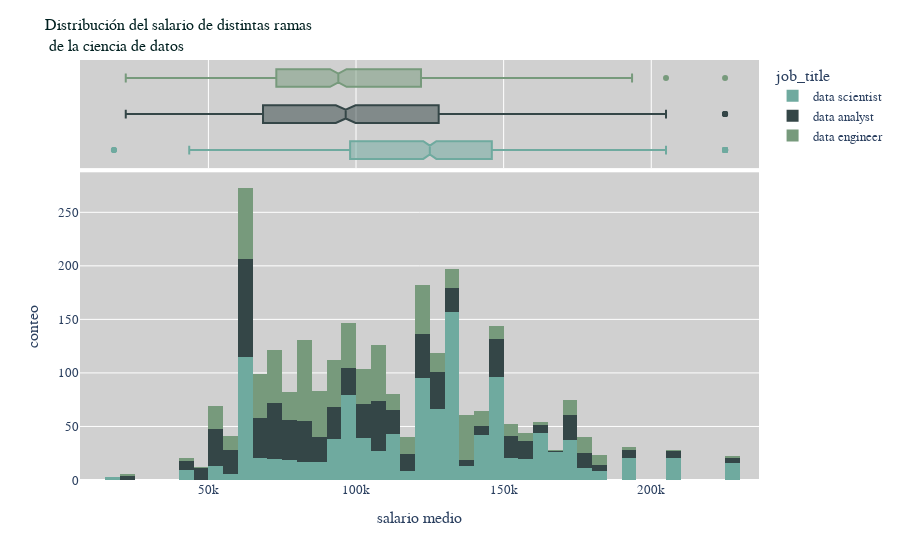

Notebook code cell kept with this figure:
### Code cell
data_jobs = ['data scientist','data engineer','data analyst']
aux = df[df['job_title'].isin(data_jobs)]
fig_salary_2 = px.histogram(aux, x="salary_mean", color="job_title",marginal='box',
                  color_discrete_sequence=['#6faa9f','#344647','#779a7c'], 
                  )
fig_salary_2.update_layout(title_text='Distribución del salario de distintas ramas <br> de la ciencia de datos',
                  title_font_size=16,
                  title_font_color="#002020",
                  title_font_family="Arial",
                  xaxis_title_text='salario medio',
                  yaxis_title='conteo',
                  plot_bgcolor="rgb(208,208,208)",
                  font=dict(
                     family="Courier New, monospace",size=13)
    )
fig_salary_2.show()

### Figure 1 — Plotly figure (JSON) as saved in the notebook; plotly's stock layout.template omitted (floating-point values rounded to 4 significant figures; data arrays with more than 128 entries replaced by an {"elided": "..."} marker saying what was removed)
{"data": [{"alignmentgroup": "True", "bingroup": "x", "hovertemplate": "job_title=data scientist<br>salary_mean=%{x}<br>count=%{y}<extra></extra>", "legendgroup": "data scientist", "marker": {"color": "#6faa9f"}, "name": "data scientist", "offsetgroup": "data scientist", "orientation": "v", "showlegend": true, "type": "histogram", "x": {"elided": "1168 int values"}, "xaxis": "x", "yaxis": "y"}, {"alignmentgroup": "True", "hovertemplate": "job_title=data scientist<br>salary_mean=%{x}<extra></extra>", "legendgroup": "data scientist", "marker": {"color": "#6faa9f"}, "name": "data scientist", "notched": true, "offsetgroup": "data scientist", "showlegend": false, "type": "box", "x": {"elided": "1168 int values"}, "xaxis": "x2", "yaxis": "y2"}, {"alignmentgroup": "True", "bingroup": "x", "hovertemplate": "job_title=data analyst<br>salary_mean=%{x}<br>count=%{y}<extra></extra>", "legendgroup": "data analyst", "marker": {"color": "#344647"}, "name": "data analyst", "offsetgroup": "data analyst", "orientation": "v", "showlegend": true, "type": "histogram", "x": {"elided": "786 int values"}, "xaxis": "x", "yaxis": "y"}, {"alignmentgroup": "True", "hovertemplate": "job_title=data analyst<br>salary_mean=%{x}<extra></extra>", "legendgroup": "data analyst", "marker": {"color": "#344647"}, "name": "data analyst", "notched": true, "offsetgroup": "data analyst", "showlegend": false, "type": "box", "x": {"elided": "786 int values"}, "xaxis": "x2", "yaxis": "y2"}, {"alignmentgroup": "True", "bingroup": "x", "hovertemplate": "job_title=data engineer<br>salary_mean=%{x}<br>count=%{y}<extra></extra>", "legendgroup": "data engineer", "marker": {"color": "#779a7c"}, "name": "data engineer", "offsetgroup": "data engineer", "orientation": "v", "showlegend": true, "type": "histogram", "x": {"elided": "760 int values"}, "xaxis": "x", "yaxis": "y"}, {"alignmentgroup": "True", "hovertemplate": "job_title=data engineer<br>salary_mean=%{x}<extra></extra>", "legendgroup": "data engineer", "marker": {"color": "#779a7c"}, "name": "data engineer", "notched": true, "offsetgroup": "data engineer", "showlegend": false, "type": "box", "x": {"elided": "760 int values"}, "xaxis": "x2", "yaxis": "y2"}], "layout": {"barmode": "relative", "font": {"family": "Courier New, monospace", "size": 13}, "legend": {"title": {"text": "job_title"}, "tracegroupgap": 0}, "margin": {"t": 60}, "plot_bgcolor": "rgb(208,208,208)", "title": {"font": {"color": "#002020", "family": "Arial", "size": 16}, "text": "Distribución del salario de distintas ramas <br> de la ciencia de datos"}, "xaxis": {"anchor": "y", "domain": [0, 1], "title": {"text": "salario medio"}}, "xaxis2": {"anchor": "y2", "domain": [0, 1], "matches": "x", "showgrid": true, "showticklabels": false}, "yaxis": {"anchor": "x", "domain": [0, 0.7326], "title": {"text": "conteo"}}, "yaxis2": {"anchor": "x2", "domain": [0.7426, 1], "matches": "y2", "showgrid": false, "showline": false, "showticklabels": false, "ticks": ""}}}
